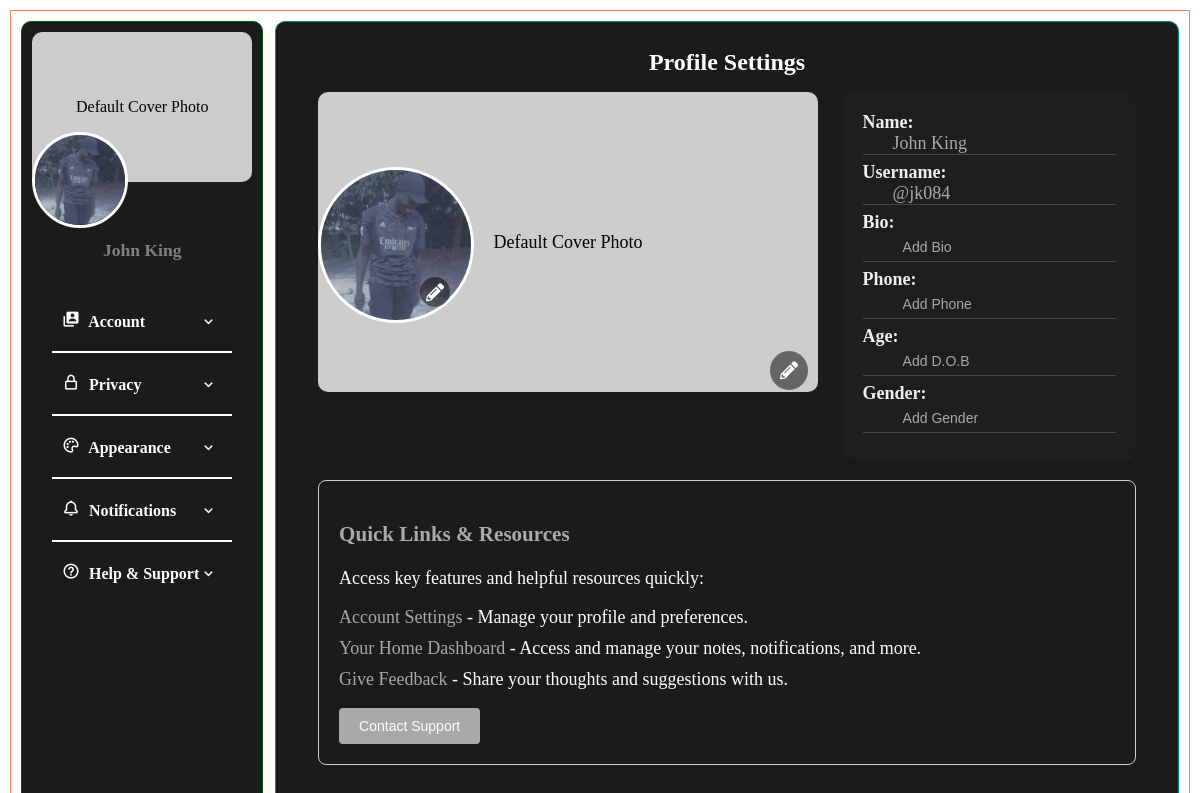
The app's page /settings (signed in) with its own data.
### website/models.py (models this page shows, shortened)
class User(db.Model, UserMixin):
    id = db.Column(db.Integer, primary_key=True)
    email = db.Column(db.String(150), unique=True)
    password = db.Column(db.String(255))
    first_name = db.Column(db.String(225))
    second_name = db.Column(db.String(225))
    full_name = db.Column(db.String(255))
    profile_picture = db.Column(db.String(255), nullable=True)
    cover_picture = db.Column(db.String(255), nullable=True)
    user_name = db.Column(db.String(255))
    phone_number = db.Column(db.String(20))
    country_code = db.Column(db.String(10), default="+254")
    bio = db.Column(db.String(255))
    time_zone = db.Column(db.String(255))
    date_birth = db.Column(db.String(255))
    gender = db.Column(db.String(255))
    generated_color = db.Column(db.String(7))
    is_2fa_enabled = db.Column(db.Boolean, default=False)
    otp_secret = db.Column(db.String(32), nullable=True)
    temp_otp = db.Column(db.String(32), nullable=True)
    otp_method = db.Column(db.String(10), default='app')
    is_active = db.Column(db.Boolean, default=True)
    is_admin = db.Column(db.Boolean, default=False)
    email_verified = db.Column(db.Boolean, default=False)
    note_tags = db.relationship(
        "NoteTag", back_populates="user", cascade="all, delete-orphan"
    )
    notes = db.relationship("Note", back_populates="user", cascade="all, delete-orphan")
    password_reset_tokens = db.relationship(
        "PasswordResetToken", back_populates="user", cascade="all, delete-orphan"
    )
    notifications = db.relationship(
        "Notification", back_populates="user", cascade="all, delete-orphan"
    )
    todos = db.relationship("ToDo", back_populates="user", cascade="all, delete-orphan")
    email_preferences = db.relationship(
        "EmailPreferences",
        uselist=False,
        back_populates="user",
        cascade="all, delete-orphan",
    )
    push_preferences = db.relationship(
        "PushPreferences",
        uselist=False,
        back_populates="user",
        cascade="all, delete-orphan",
    )
    email_verification_tokens = db.relationship(
        "EmailVerificationToken", back_populates="user", cascade="all, delete-orphan"
    )

### website/views.py (the view)
@views.route("/settings")
@login_required
def settings():
    users = User.query.all()
    return render_template("setting.html", users=users)

### website/models.py (called while the page is built)
    def get_local_timestamp(self):
        local_tz = timezone(self.time_zone)
        return self.timestamp.astimezone(local_tz) if self.timestamp else None

### website/templates/setting.html (shortened to what this page needs)
<!DOCTYPE html>
<html lang="en">
  <head>
    <link
      rel="stylesheet"
      href="https://cdnjs.cloudflare.com/ajax/libs/font-awesome/5.15.4/css/all.min.css"
    />
    <link
      rel="stylesheet"
      href="https://cdn.jsdelivr.net/npm/flatpickr/dist/flatpickr.min.css"
    />
    <link
      rel="stylesheet"
      href="{{ url_for('static', filename='css/setting.css') }}"
    />
    <link
      href="https://unpkg.com/boxicons@2.1.4/css/boxicons.min.css"
      rel="stylesheet"
    />
    <link
      rel="stylesheet"
      href="https://cdnjs.cloudflare.com/ajax/libs/cropperjs/1.5.12/cropper.min.css"
    />
  </head>
  <body>
    <div class="messages-container">
    </div>
    <div class="page">
      <div class="left-container">
        <div class="all">
          <div class="profile">
            <div class="cover-photo">
              {% if current_user.cover_picture %}
              <img
                src="/static/profile_pics/{{ current_user.cover_picture }}"
                alt="Cover Photo"
                class="cover-image"
              />
              {% else %}
              <div class="default-cover">
                <p>Default Cover Photo</p>
              </div>
              {% endif %}
            </div>
            <div class="profile-pic">
              {% if current_user.profile_picture %}
              <img
                src="/static/profile_pics/{{ current_user.profile_picture }}"
                alt="Profile Picture"
                class="profile-image"
              />
              {% else %}
              <i
                class="fas fa-5x"
                style="--background-: {{ current_user.generated_color }}"
                >{{ current_user.first_name[0] }}</i
              >
              {% endif %}
            </div>
          </div>
          <div class="profile-info">
            <p class="username">
              {{ current_user.full_name }}
            </p>
          </div>
        </div>
        <div class="settings-menu">
          <ul>
            <li>
              <a href="#" id="accountLink" data-target="#profilePicFormSection">
                <span class="account-text"
                  ><i class="bx bxs-user-account"></i> Account</span
                >
                <i class="bx bx-chevron-down"></i>
              </a>
            </li>
            <hr class="divider" />
            <li>
              <a href="#" id="privacyLink" data-target="#profilePicFormSection">
                <span class="privacy-text"
                  ><i class="bx bx-lock-alt"></i> Privacy</span
                >
                <i class="bx bx-chevron-down"></i>
              </a>
            </li>
            <hr class="divider" />
            <li>
              <a
                href="#"
                id="appearanceLink"
                data-target="#profilePicFormSection"
              >
                <span class="appearance-text"
                  ><i class="bx bx-palette"></i> Appearance</span
                >
                <i class="bx bx-chevron-down"></i>
              </a>
            </li>
            <hr class="divider" />
            <li>
              <a
                href="#"
                id="notificationsLink"
                data-target="#profilePicFormSection"
              >
                <span class="notifications-text"
                  ><i class="bx bx-bell"></i> Notifications</span
                >
                <i class="bx bx-chevron-down"></i>
              </a>
            </li>
            <hr class="divider" />
            <li>
              <a href="#" id="helpLink" data-target="#profilePicFormSection">
                <span class="help-text"
                  ><i class="bx bx-help-circle"></i> Help & Support</span
                >
                <i class="bx bx-chevron-down"></i>
              </a>
            </li>
          </ul>
        </div>
      </div>
      <div class="right-container">
        <div class="settings-content">
          <section id="profilePicFormSection">
            <h2>Profile Settings</h2>
            <div id="mainContainer">
              <div id="pictureUpdateContainer">
                <div id="coverPicContainer">
                  {% if current_user.cover_picture %}
                  <img
                    id="currentCoverPic"
                    src="/static/profile_pics/{{ current_user.cover_picture }}"
                    alt="Current Cover Picture"
                    class="cover-pic"
                  />
                  <div class="editting">
                    <button
                      id="editCoverPicButton"
                      title="Edit Cover Picture"
                      class="edit-button"
                      style="--background-: {{ current_user.generated_color }}"
                    >
                      <i class="fas fa-pencil-alt"></i>
                    </button>
                  </div>
                  {%else%}
                  <div class="default-cover">
                    <p>Default Cover Photo</p>
                  </div>
                  <div class="editting">
                    <button
                      id="editCoverPicButton"
                      title="Edit Cover Picture"
                      class="edit-button"
                      style="--background-: {{ current_user.generated_color }}"
                    >
                      <i class="fas fa-pencil-alt"></i>
                    </button>
                  </div>
                  {% endif %}
                </div>
                <div id="profilePicContainer">
                  {% if current_user.profile_picture %}
                  <img
                    id="currentProfilePic"
                    src="/static/profile_pics/{{ current_user.profile_picture }}"
                    alt="Current Profile Picture"
                    class="profile-pic"
                  />
                  <div class="editting">
                    <button
                      style="--background-: {{ current_user.generated_color }}"
                      id="editProfilePicButton"
                      title="Edit Profile Picture"
                      class="edit-button"
                    >
                      <i class="fas fa-pencil-alt" style="color: #fff"></i>
                    </button>
                  </div>
                  {% endif %}
                </div>
              </div>
              <div id="userDetails">
                <div class="detail-item">
                  <label for="name">Name:</label><br />
                  <span id="name">
                    {% if current_user.full_name %}
                    <a href="#nameFormSection">{{ current_user.full_name }}</a>
                    {% else %}
                    <button><a href="#nameFormSection"></a>Add Name</button>
                    {% endif %}
                  </span>
                </div>
                <div class="detail-item">
                  <label for="name">Username:</label><br />
                  <span id="name">
                    {% if current_user.user_name %}
                    <a href="#usernameFormSection"
                      >{{ current_user.user_name }}</a
                    >
                    {% else %}
                    <button><a href="#usernameFormSection"></a>Add Name</button>
                    {% endif %}
                  </span>
                </div>
                <div class="detail-item">
                  <label for="bio">Bio:</label> <br />
                  <span id="bio">
                    {% if current_user.bio %}
                    <a href="#bioFormSection">{{ current_user.bio }}</a>
                    {% else %}
                    <button><a href="#bioFormSection">Add Bio</a></button>
                    {% endif %}
                  </span>
                </div>
                <div class="detail-item">
                  <label for="phone">Phone:</label><br />
                  <span id="phone">
                    {% if current_user.phone_number %}
                    <a href="#phoneNumberFormSection"
                      >{{ current_user.phone_number }}</a
                    >
                    {% else %}
                    <button>
                      <a href="#phoneNumberFormSection">Add Phone</a>
                    </button>
                    {% endif %}
                  </span>
                </div>
                <div class="detail-item">
                  <label for="age">Age:</label><br />
                  <span id="age">
                    {% if current_user.date_birth %}
                    <a href="#dobFormSection" id="ageLink">Edit Age</a>
                    {% else %}
                    <button><a href="#dobFormSection">Add D.O.B</a></button>
                    {% endif %}
                  </span>
                </div>
                <div class="detail-item">
                  <label for="gender">Gender:</label><br />
                  <span id="gender">
                    {% if current_user.gender %}
                    <a href="#genderFormSection">{{ current_user.gender }}</a>
                    {% else %}
                    <button><a href="#genderFormSection">Add Gender</a></button>
                    {% endif %}
                  </span>
                </div>
              </div>
            </div>
            <div id="quickLinksResources" class="attention-section">
              <h3>Quick Links & Resources</h3>
              <p>Access key features and helpful resources quickly:</p>
              <ul>
                <li>
                  <a href="/settings">Account Settings</a> - Manage your profile
                  and preferences.
                </li>
                <li>
                  <a href="/user_home">Your Home Dashboard</a>
                  - Access and manage your notes, notifications, and more.
                </li>
                <li>
                  <a href="/contact" target="_blank">Give Feedback</a> - Share
                  your thoughts and suggestions with us.
                </li>
              </ul>
              <button
                id="contactSupportButton"
                class="contact-button"
                style="--background-: {{ current_user.generated_color }}"
              >
                Contact Support
              </button>
            </div>
          </section>
        </div>
      </div>
    </div>
  </body>
</html>

### records on screen
User: profile_picture (picture), full_name "John King", user_name "@jk084"
